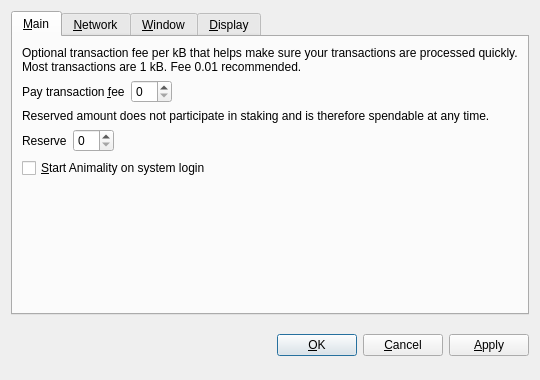
<?xml version="1.0" encoding="UTF-8"?>
<ui version="4.0">
 <class>OptionsDialog</class>
 <widget class="QDialog" name="OptionsDialog">
  <property name="geometry">
   <rect>
    <x>0</x>
    <y>0</y>
    <width>540</width>
    <height>380</height>
   </rect>
  </property>
  <property name="windowTitle">
   <string>Options</string>
  </property>
  <property name="modal">
   <bool>true</bool>
  </property>
  <layout class="QVBoxLayout" name="verticalLayout">
   <item>
    <widget class="QTabWidget" name="tabWidget">
     <property name="tabPosition">
      <enum>QTabWidget::North</enum>
     </property>
     <property name="currentIndex">
      <number>0</number>
     </property>
     <widget class="QWidget" name="tabMain">
      <attribute name="title">
       <string>&amp;Main</string>
      </attribute>
      <layout class="QVBoxLayout" name="verticalLayout_Main">
       <item>
        <widget class="QLabel" name="transactionFeeInfoLabel">
         <property name="text">
          <string>Optional transaction fee per kB that helps make sure your transactions are processed quickly. Most transactions are 1 kB. Fee 0.01 recommended.</string>
         </property>
         <property name="textFormat">
          <enum>Qt::PlainText</enum>
         </property>
         <property name="wordWrap">
          <bool>true</bool>
         </property>
        </widget>
       </item>
       <item>
        <layout class="QHBoxLayout" name="horizontalLayoutFee">
         <item>
          <widget class="QLabel" name="transactionFeeLabel">
           <property name="text">
            <string>Pay transaction &amp;fee</string>
           </property>
           <property name="textFormat">
            <enum>Qt::PlainText</enum>
           </property>
           <property name="buddy">
            <cstring>transactionFee</cstring>
           </property>
          </widget>
         </item>
         <item>
          <widget class="BitcoinAmountField" name="transactionFee"/>
         </item>
         <item>
          <spacer name="horizontalSpacerFee">
           <property name="orientation">
            <enum>Qt::Horizontal</enum>
           </property>
           <property name="sizeHint" stdset="0">
            <size>
             <width>40</width>
             <height>20</height>
            </size>
           </property>
          </spacer>
         </item>
        </layout>
       </item>
       <item>
        <widget class="QLabel" name="reserveBalanceInfoLabel">
         <property name="text">
          <string>Reserved amount does not participate in staking and is therefore spendable at any time.</string>
         </property>
         <property name="textFormat">
          <enum>Qt::PlainText</enum>
         </property>
         <property name="wordWrap">
          <bool>true</bool>
         </property>
        </widget>
       </item>
       <item>
        <layout class="QHBoxLayout" name="horizontalLayoutReserveBalance">
         <item>
          <widget class="QLabel" name="reserveBalanceLabel">
           <property name="text">
            <string>Reserve</string>
           </property>
           <property name="textFormat">
            <enum>Qt::PlainText</enum>
           </property>
           <property name="buddy">
            <cstring>reserveBalance</cstring>
           </property>
          </widget>
         </item>
         <item>
          <widget class="BitcoinAmountField" name="reserveBalance"/>
         </item>
         <item>
          <spacer name="horizontalSpacerReserveBalance">
           <property name="orientation">
            <enum>Qt::Horizontal</enum>
           </property>
           <property name="sizeHint" stdset="0">
            <size>
             <width>40</width>
             <height>20</height>
            </size>
           </property>
          </spacer>
         </item>
        </layout>
       </item>
       <item>
        <widget class="QCheckBox" name="bitcoinAtStartup">
         <property name="toolTip">
          <string>Automatically start Animality after logging in to the system.</string>
         </property>
         <property name="text">
          <string>&amp;Start Animality on system login</string>
         </property>
        </widget>
       </item>
       <item>
        <spacer name="verticalSpacer_Main">
         <property name="orientation">
          <enum>Qt::Vertical</enum>
         </property>
         <property name="sizeHint" stdset="0">
          <size>
           <width>20</width>
           <height>40</height>
          </size>
         </property>
        </spacer>
       </item>
      </layout>
     </widget>
     <widget class="QWidget" name="tabNetwork">
      <attribute name="title">
       <string>&amp;Network</string>
      </attribute>
      <layout class="QVBoxLayout" name="verticalLayout_Network">
       <item>
        <widget class="QCheckBox" name="mapPortUpnp">
         <property name="toolTip">
          <string>Automatically open the Animality client port on the router. This only works when your router supports UPnP and it is enabled.</string>
         </property>
         <property name="text">
          <string>Map port using &amp;UPnP</string>
         </property>
        </widget>
       </item>
       <item>
        <widget class="QCheckBox" name="connectSocks">
         <property name="toolTip">
          <string>Connect to the Animality network through a SOCKS proxy (e.g. when connecting through Tor).</string>
         </property>
         <property name="text">
          <string>&amp;Connect through SOCKS proxy:</string>
         </property>
        </widget>
       </item>
       <item>
        <layout class="QHBoxLayout" name="horizontalLayout_Network">
         <item>
          <widget class="QLabel" name="proxyIpLabel">
           <property name="text">
            <string>Proxy &amp;IP:</string>
           </property>
           <property name="textFormat">
            <enum>Qt::PlainText</enum>
           </property>
           <property name="buddy">
            <cstring>proxyIp</cstring>
           </property>
          </widget>
         </item>
         <item>
          <widget class="QValidatedLineEdit" name="proxyIp">
           <property name="maximumSize">
            <size>
             <width>140</width>
             <height>16777215</height>
            </size>
           </property>
           <property name="toolTip">
            <string>IP address of the proxy (e.g. 127.0.0.1)</string>
           </property>
          </widget>
         </item>
         <item>
          <widget class="QLabel" name="proxyPortLabel">
           <property name="text">
            <string>&amp;Port:</string>
           </property>
           <property name="textFormat">
            <enum>Qt::PlainText</enum>
           </property>
           <property name="buddy">
            <cstring>proxyPort</cstring>
           </property>
          </widget>
         </item>
         <item>
          <widget class="QLineEdit" name="proxyPort">
           <property name="maximumSize">
            <size>
             <width>55</width>
             <height>16777215</height>
            </size>
           </property>
           <property name="toolTip">
            <string>Port of the proxy (e.g. 9050)</string>
           </property>
          </widget>
         </item>
         <item>
          <widget class="QLabel" name="socksVersionLabel">
           <property name="text">
            <string>SOCKS &amp;Version:</string>
           </property>
           <property name="textFormat">
            <enum>Qt::PlainText</enum>
           </property>
           <property name="buddy">
            <cstring>socksVersion</cstring>
           </property>
          </widget>
         </item>
         <item>
          <widget class="QValueComboBox" name="socksVersion">
           <property name="toolTip">
            <string>SOCKS version of the proxy (e.g. 5)</string>
           </property>
          </widget>
         </item>
         <item>
          <spacer name="horizontalSpacer_Network">
           <property name="orientation">
            <enum>Qt::Horizontal</enum>
           </property>
           <property name="sizeHint" stdset="0">
            <size>
             <width>40</width>
             <height>20</height>
            </size>
           </property>
          </spacer>
         </item>
        </layout>
       </item>
       <item>
        <spacer name="verticalSpacer_Network">
         <property name="orientation">
          <enum>Qt::Vertical</enum>
         </property>
         <property name="sizeHint" stdset="0">
          <size>
           <width>20</width>
           <height>40</height>
          </size>
         </property>
        </spacer>
       </item>
      </layout>
     </widget>
     <widget class="QWidget" name="tabWindow">
      <attribute name="title">
       <string>&amp;Window</string>
      </attribute>
      <layout class="QVBoxLayout" name="verticalLayout_Window">
       <item>
        <widget class="QCheckBox" name="minimizeToTray">
         <property name="toolTip">
          <string>Show only a tray icon after minimizing the window.</string>
         </property>
         <property name="text">
          <string>&amp;Minimize to the tray instead of the taskbar</string>
         </property>
        </widget>
       </item>
       <item>
        <widget class="QCheckBox" name="minimizeOnClose">
         <property name="toolTip">
          <string>Minimize instead of exit the application when the window is closed. When this option is enabled, the application will be closed only after selecting Quit in the menu.</string>
         </property>
         <property name="text">
          <string>M&amp;inimize on close</string>
         </property>
        </widget>
       </item>
       <item>
        <spacer name="verticalSpacer_Window">
         <property name="orientation">
          <enum>Qt::Vertical</enum>
         </property>
         <property name="sizeHint" stdset="0">
          <size>
           <width>20</width>
           <height>40</height>
          </size>
         </property>
        </spacer>
       </item>
      </layout>
     </widget>
     <widget class="QWidget" name="tabDisplay">
      <attribute name="title">
       <string>&amp;Display</string>
      </attribute>
      <layout class="QVBoxLayout" name="verticalLayout_Display">
       <item>
        <layout class="QHBoxLayout" name="horizontalLayout_1_Display">
         <item>
          <widget class="QLabel" name="langLabel">
           <property name="text">
            <string>User Interface &amp;language:</string>
           </property>
           <property name="textFormat">
            <enum>Qt::PlainText</enum>
           </property>
           <property name="buddy">
            <cstring>lang</cstring>
           </property>
          </widget>
         </item>
         <item>
          <widget class="QValueComboBox" name="lang">
           <property name="toolTip">
            <string>The user interface language can be set here. This setting will take effect after restarting Animality.</string>
           </property>
          </widget>
         </item>
        </layout>
       </item>
       <item>
        <layout class="QHBoxLayout" name="horizontalLayout_2_Display">
         <item>
          <widget class="QLabel" name="unitLabel">
           <property name="text">
            <string>&amp;Unit to show amounts in:</string>
           </property>
           <property name="textFormat">
            <enum>Qt::PlainText</enum>
           </property>
           <property name="buddy">
            <cstring>unit</cstring>
           </property>
          </widget>
         </item>
         <item>
          <widget class="QValueComboBox" name="unit">
           <property name="toolTip">
            <string>Choose the default subdivision unit to show in the interface and when sending coins.</string>
           </property>
          </widget>
         </item>
        </layout>
       </item>
       <item>
        <widget class="QCheckBox" name="displayAddresses">
         <property name="toolTip">
          <string>Whether to show Animality addresses in the transaction list or not.</string>
         </property>
         <property name="text">
          <string>&amp;Display addresses in transaction list</string>
         </property>
        </widget>
       </item>
       <item>
        <widget class="QCheckBox" name="coinControlFeatures">
         <property name="toolTip">
          <string>Whether to show coin control features or not.</string>
         </property>
         <property name="text">
          <string>Display coin &amp;control features (experts only!)</string>
         </property>
        </widget>
       </item>
       <item>
        <spacer name="verticalSpacer_Display">
         <property name="orientation">
          <enum>Qt::Vertical</enum>
         </property>
         <property name="sizeHint" stdset="0">
          <size>
           <width>20</width>
           <height>40</height>
          </size>
         </property>
        </spacer>
       </item>
      </layout>
     </widget>
    </widget>
   </item>
   <item>
    <layout class="QHBoxLayout" name="horizontalLayout_Buttons">
     <item>
      <spacer name="horizontalSpacer_1">
       <property name="orientation">
        <enum>Qt::Horizontal</enum>
       </property>
       <property name="sizeHint" stdset="0">
        <size>
         <width>40</width>
         <height>48</height>
        </size>
       </property>
      </spacer>
     </item>
     <item>
      <widget class="QLabel" name="statusLabel">
       <property name="font">
        <font>
         <weight>75</weight>
         <bold>true</bold>
        </font>
       </property>
       <property name="text">
        <string/>
       </property>
       <property name="textFormat">
        <enum>Qt::PlainText</enum>
       </property>
       <property name="wordWrap">
        <bool>true</bool>
       </property>
      </widget>
     </item>
     <item>
      <spacer name="horizontalSpacer_2">
       <property name="orientation">
        <enum>Qt::Horizontal</enum>
       </property>
       <property name="sizeHint" stdset="0">
        <size>
         <width>40</width>
         <height>48</height>
        </size>
       </property>
      </spacer>
     </item>
     <item>
      <widget class="QPushButton" name="okButton">
       <property name="text">
        <string>&amp;OK</string>
       </property>
      </widget>
     </item>
     <item>
      <widget class="QPushButton" name="cancelButton">
       <property name="text">
        <string>&amp;Cancel</string>
       </property>
       <property name="autoDefault">
        <bool>false</bool>
       </property>
      </widget>
     </item>
     <item>
      <widget class="QPushButton" name="applyButton">
       <property name="text">
        <string>&amp;Apply</string>
       </property>
       <property name="autoDefault">
        <bool>false</bool>
       </property>
      </widget>
     </item>
    </layout>
   </item>
  </layout>
 </widget>
 <customwidgets>
  <customwidget>
   <class>BitcoinAmountField</class>
   <extends>QSpinBox</extends>
   <header>bitcoinamountfield.h</header>
  </customwidget>
  <customwidget>
   <class>QValueComboBox</class>
   <extends>QComboBox</extends>
   <header>qvaluecombobox.h</header>
  </customwidget>
  <customwidget>
   <class>QValidatedLineEdit</class>
   <extends>QLineEdit</extends>
   <header>qvalidatedlineedit.h</header>
  </customwidget>
 </customwidgets>
 <resources/>
 <connections/>
</ui>
